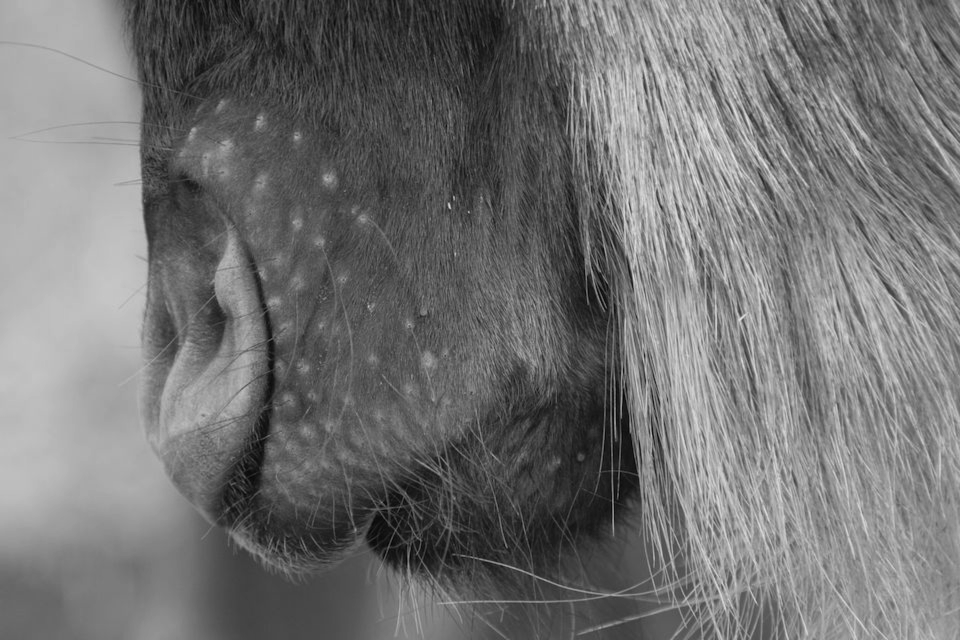
#> input picture images/gnu_sharpen.png, 960 x 640 px
$ python unsharp_masking.py
#> lines starting #> are read from the running program, lines starting #| are printed output that depends on the picture
from skimage import data
from skimage.filters import unsharp_mask
import matplotlib.pyplot as plt
import cv2

image = cv2.imread('images/gnu_sharpen.png')
#> image is the input picture: shape (640, 960, 3); min 5, max 233, mean 114.7

# Unsharp mask the original image
result_1 = unsharp_mask(image, radius=1, amount=1)
result_2 = unsharp_mask(image, radius=5, amount=2)
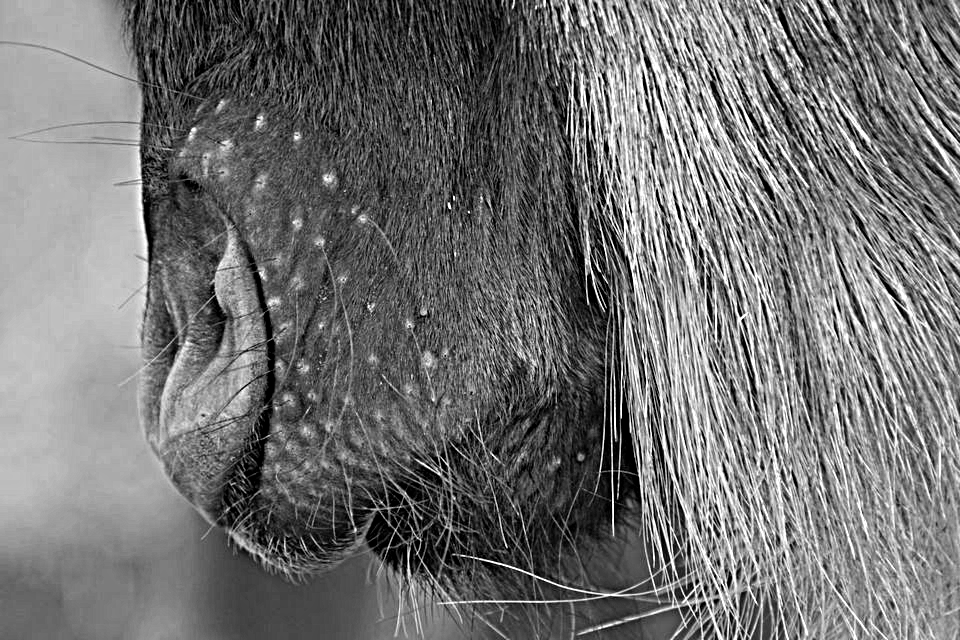
#> result_2: shape (640, 960, 3) float64; min 0, max 1, mean 0.45
result_3 = unsharp_mask(image, radius=20, amount=1)
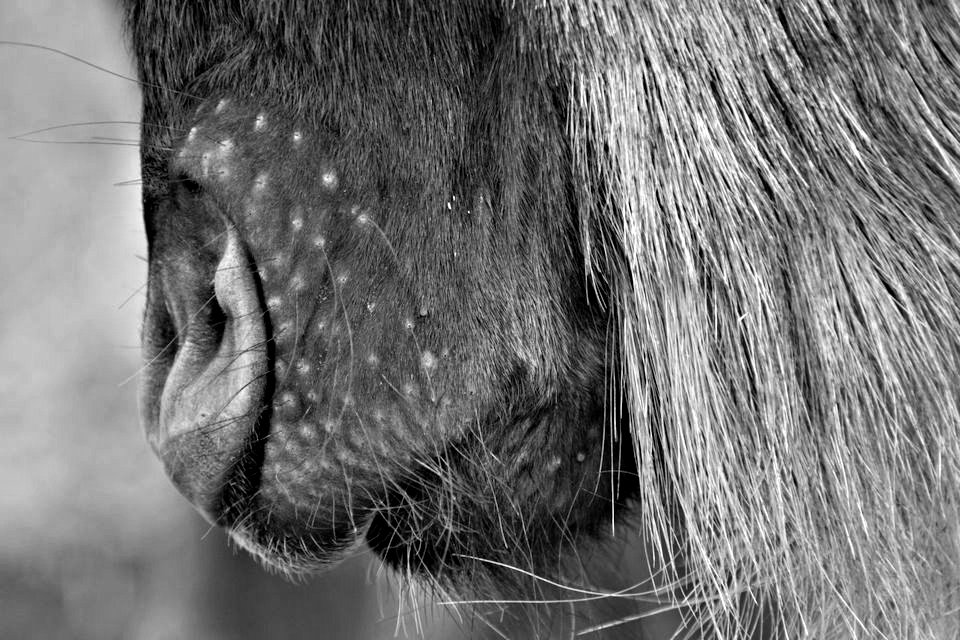
#> result_3: shape (640, 960, 3) float64; min 0, max 1, mean 0.45


# Plot the sharpened image
fig, axes = plt.subplots(nrows=2, ncols=2,
                         sharex=True, sharey=True, figsize=(10, 10))
ax = axes.ravel()

ax[0].imshow(image, cmap=plt.cm.gray)
ax[0].set_title('Original image')
ax[1].imshow(result_1, cmap=plt.cm.gray)
ax[1].set_title('Enhanced image, radius=1, amount=1.0')
ax[2].imshow(result_2, cmap=plt.cm.gray)
ax[2].set_title('Enhanced image, radius=5, amount=2.0')
ax[3].imshow(result_3, cmap=plt.cm.gray)
ax[3].set_title('Enhanced image, radius=20, amount=1.0')

for a in ax:
    a.axis('off')
fig.tight_layout()
plt.show()
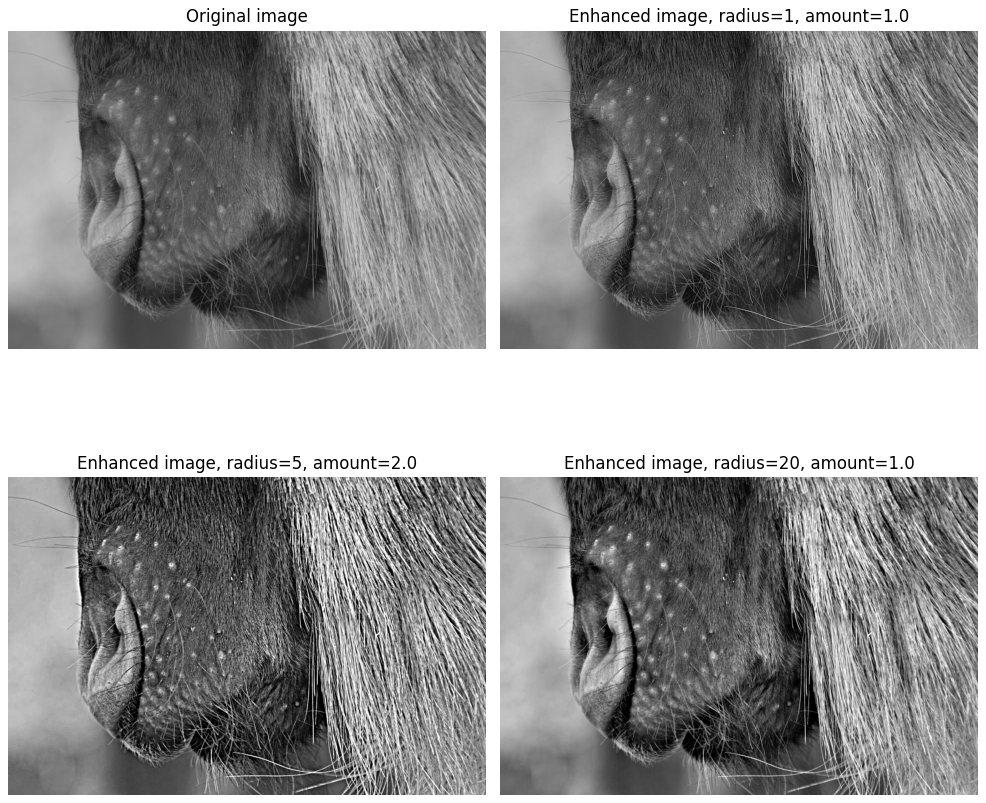
#> figure drawn by matplotlib, 4 panels

$ run again, with images/sharpen1.jpg saved as images/gnu_sharpen.png
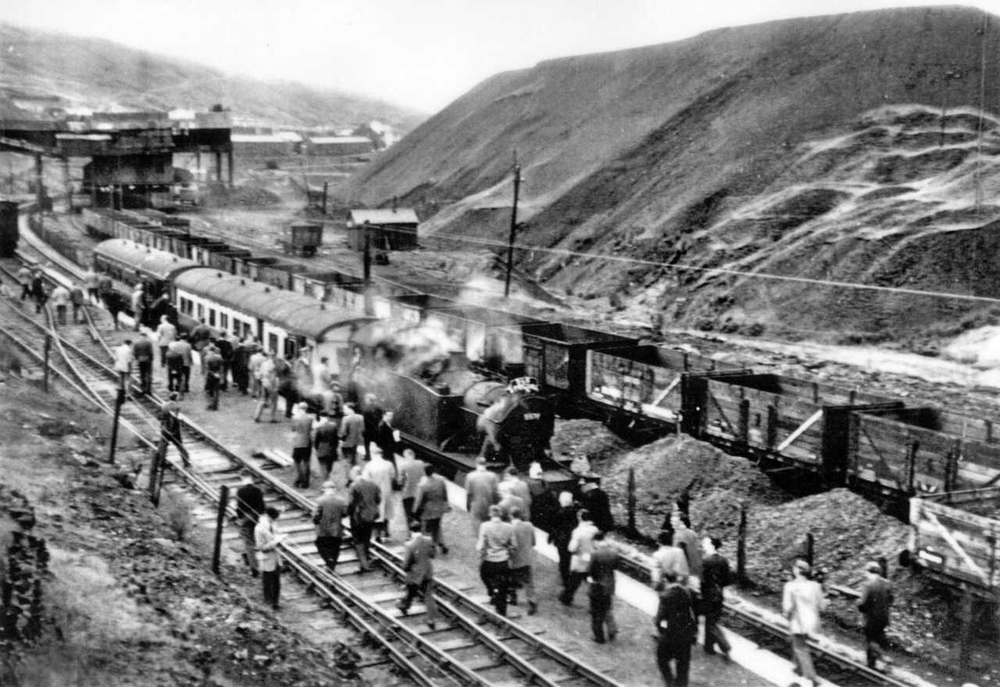
#> input picture images/sharpen1.jpg, 1000 x 687 px, shrunk from 1280 x 879 before the run
#> image is the input picture: shape (687, 1000, 3); min 0, max 255, mean 124.8
#> `result_3 = unsharp_mask(image, radius=20, amount=1)`:
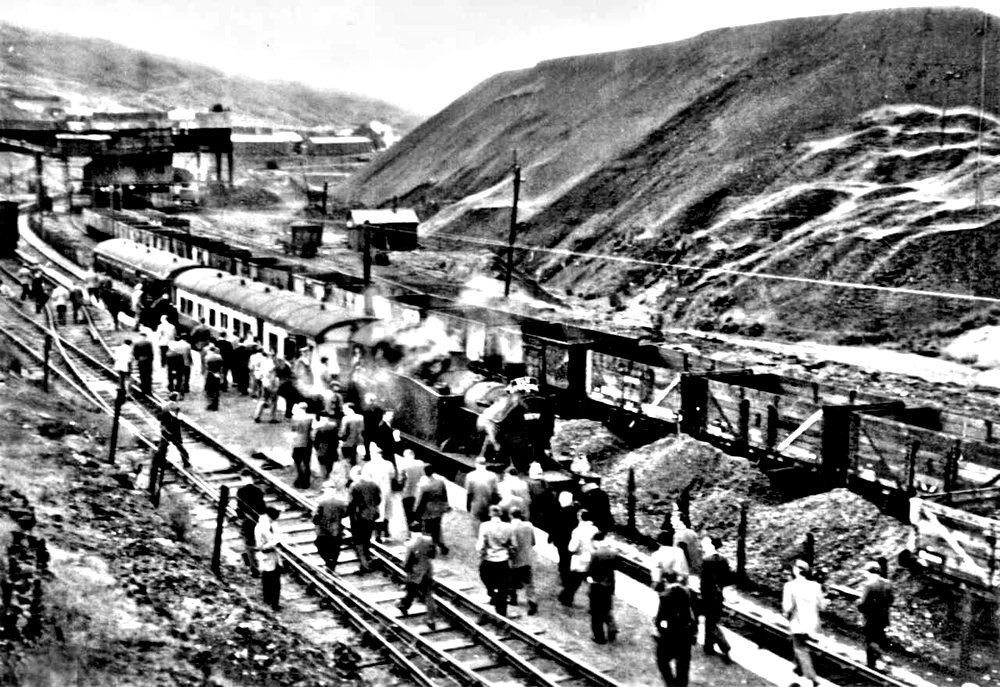
#> result_3: shape (687, 1000, 3) float64; min 0, max 1, mean 0.496
#> `plt.show()`:
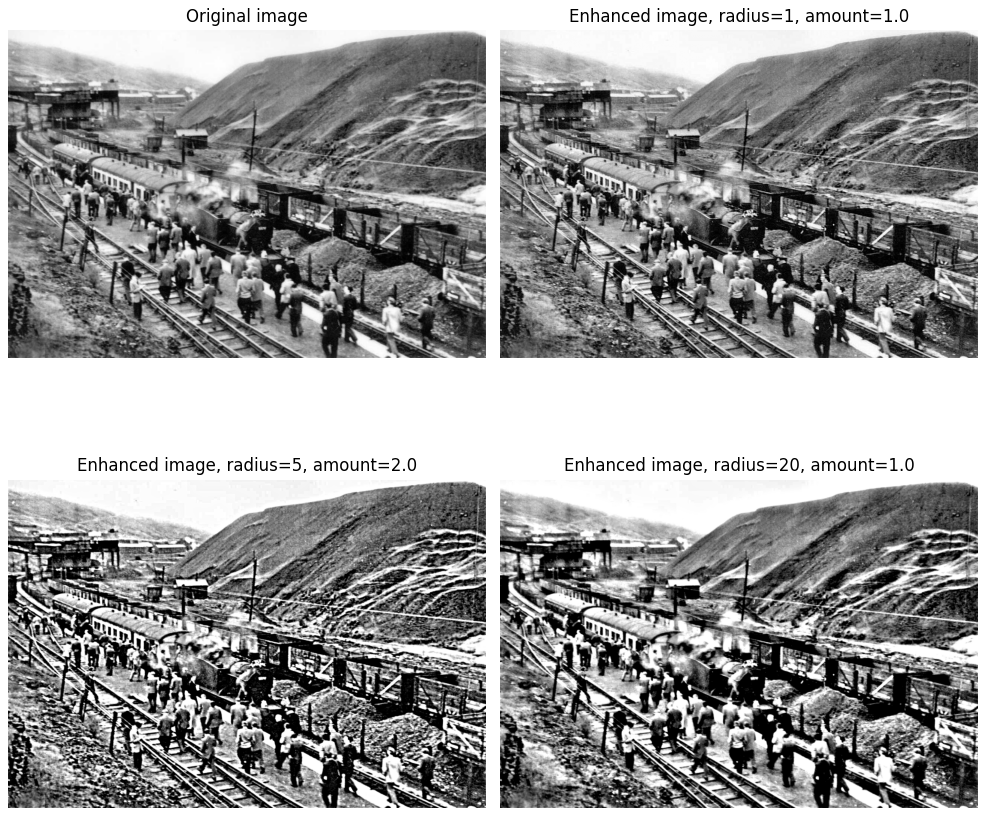
#> figure drawn by matplotlib, 4 panels
